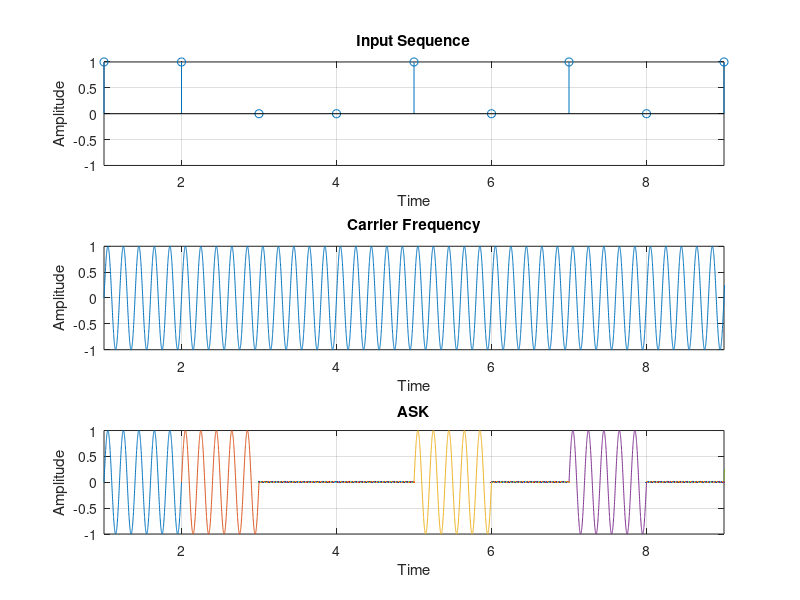

This chart was generated by the following MATLAB code:
% Program to simulate ASK
% Author : Vishwas K Singh
% Date 11 - 11 - 2016

clear all;
close all;
clc;

% Input Sequence and size
x = [1 1 0 0 1 0 1 0 1];
nx = size(x,2);

% Generate the carrier frequency with say 5kHz
f = 5;
tc = 1:0.001:10;
fc = sin(2 * pi * f * tc);

% Plot the sequence				
subplot(3,1,1);
stem(x);
axis([1 9 -1 1]);
title('Input Sequence');
xlabel('Time');
ylabel('Amplitude');
grid on;
hold on;

% Plot the carrier
subplot(3,1,2);
plot(tc,fc);
axis([1 9 -1 1]);
title('Carrier Frequency');
xlabel('Time');
ylabel('Amplitude');
grid on;
hold on;

% Perform ASK
i = 1;
while i < nx+1
	t = i:0.001:i+1;
	if x(i) == 1
		ask = sin(2*pi*f*t);
	else
		ask = 0;
	endif
  % Plot the ASK Signal
  subplot(3,1,3);
  plot(t,ask);
  axis([1 9 -1 1]);
  title('ASK');
  xlabel('Time');
  ylabel('Amplitude');
  grid on;
  hold on;
  
	i = i + 1;
endwhile